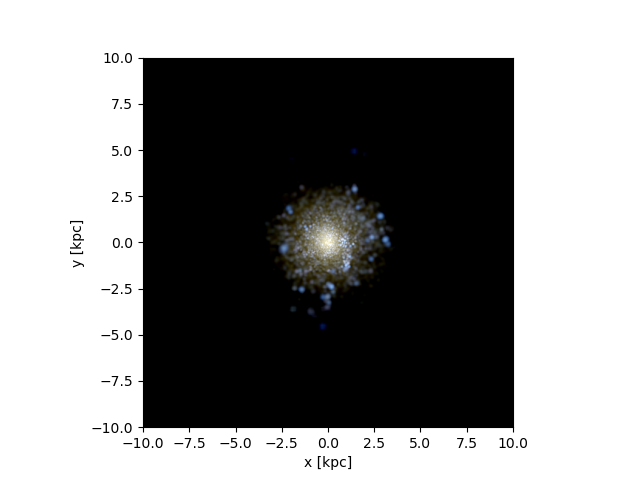

Reproduce this figure in Python.
#galaxy 223 stars code
import pynbody
import pynbody.plot.sph as sph
import matplotlib.pylab as plt

#loading snapshot
s=pynbody.load('/mnt/data0/jillian/gguaman/r223/cosmo25p.768sg1bwK1BHe75.007779')

#setting to physical units
s.physical_units()

#centering halo
pynbody.analysis.angmom.faceon(s)

#creating image using default bands(i,v,u)
pynbody.plot.stars.render(s,width='20 kpc')

#plt.show()
plt.savefig("galaxy223_stars.png")
